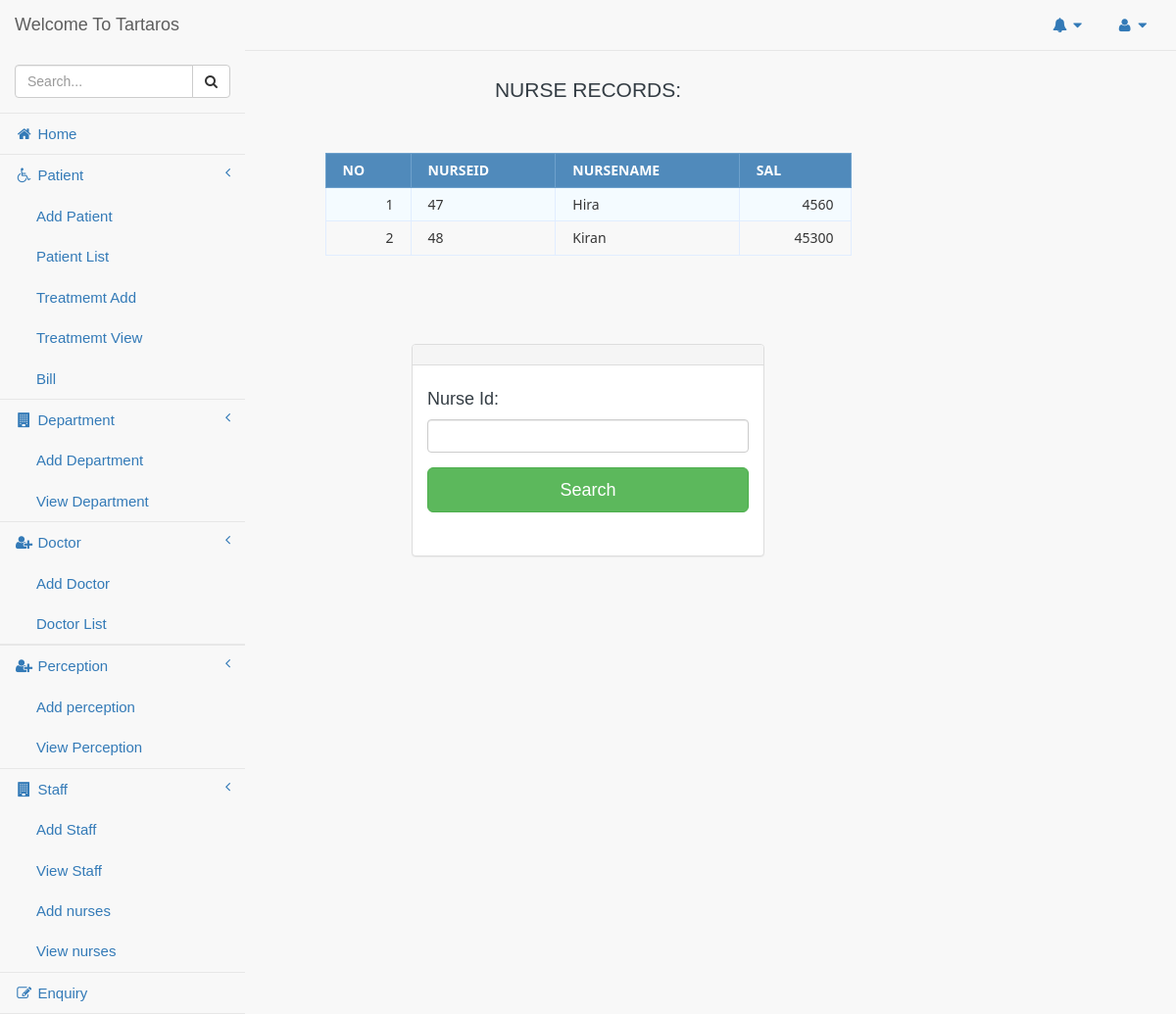
The app's page /pages/nursesview.php with its own data.
### tables this page shows
CREATE TABLE `nurse` (
  `NURSEID` int(11) NOT NULL,
  `NURNAME` varchar(50) DEFAULT NULL,
  `DEPT_DEPTID` int(11) NOT NULL,
  `SAL` double DEFAULT NULL
);

### pages/nursesview.php (the view, shortened to what this page needs)
<?php
$conn = new mysqli("localhost","root","","hospital");
$sql = 'SELECT * FROM nurse';
$query = mysqli_query($conn, $sql);
?>
<!DOCTYPE html>
<html lang="en">
<head>
    <link href="../vendor/bootstrap/css/bootstrap.min.css" rel="stylesheet">
    <link href="../vendor/metisMenu/metisMenu.min.css" rel="stylesheet">
    <link href="../dist/css/sb-admin-2.css" rel="stylesheet">
    <link href="../vendor/morrisjs/morris.css" rel="stylesheet">
    <link href="../vendor/font-awesome/css/font-awesome.css" rel="stylesheet" type="text/css">
</head>
<body >
<div class="">
   <div id="wrapper" >
        <nav class="navbar navbar-default navbar-static-top " role="navigation" style="margin-bottom: 0">
            <div class="navbar-header">
                <a class=" navbar-brand" href="index.html" >Welcome To Tartaros</a>
            </div>
            <ul class=" nav navbar-top-links navbar-right">
                <li class="dropdown">
                    <a class="dropdown-toggle" data-toggle="dropdown" href="#">
                        <i class="fa fa-bell fa-fw"></i> <i class="fa fa-caret-down"></i>
                    </a>
                </li>
                <li class="dropdown">
                    <a class="dropdown-toggle" data-toggle="dropdown" href="#">
                        <i class="fa fa-user fa-fw"></i> <i class="fa fa-caret-down"></i>
                    </a>
                </li>
            </ul>
            <div class="navbar-default sidebar" role="navigation">
                <div class="sidebar-nav navbar-collapse">
                    <ul class="nav" id="side-menu">
                        <li class="sidebar-search">
                            <div class="input-group custom-search-form">
                                <input type="text" class="form-control" placeholder="Search...">
                                <span class="input-group-btn">
                                <button class="btn btn-default" type="button">
                                    <i class="fa fa-search"></i>
                                </button>
                            </span>
                            </div>
                        </li>
                        <li>
                            <a href="index.php"><i class="fa fa-dashboard fa-fw"></i> Home</a>
                        </li>
                        <li>
                            <a href="#"><i class="fa fa-bar-chart-o2 fa-fw"></i> Patient<span class="fa arrow"></span></a>
                            <ul class="nav nav-second-level">
                                <li>
                                    <a href="addpatient.php"> Add Patient</a>
                                </li>
                                <li>
                                    <a href="patientlist.php"> Patient List</a>
                                </li>
                                <li>
                                    <a href="treatmemtadd.php">Treatmemt Add</a>
                                </li>
                                <li>
                                    <a href="treatmemtview.php">Treatmemt View</a>
                                </li>
                                <li>
                                    <a href="bill.php">Bill</a>
                                </li>
                            </ul>
                        </li>
                        <li>
                            <a href="#"><i class="fa fa-bar-chart-o1 fa-fw"></i> Department<span class="fa arrow"></span></a>
                            <ul class="nav nav-second-level">
                                <li>
                                    <a href="addepartment.php">Add Department</a>
                                </li>
                                <li>
                                    <a href="viewDepartment.php">View Department</a>
                                </li>
                            </ul>
                        </li>
                        <li>
                            <a href="#"><i class="fa fa-bar-chart-o fa-fw"></i> Doctor<span class="fa arrow"></span></a>
                            <ul class="nav nav-second-level">
                                <li>
                                    <a href="adddoctor.php"> Add Doctor</a>
                                </li>
                                <li>
                                    <a href="doctorlist.php"> Doctor List</a>
                                </li>
                            </ul>
                        </li>
                        <li>
                         <li>
                            <a href="#"><i class="fa fa-bar-chart-o fa-fw"></i> Perception<span class="fa arrow"></span></a>
                            <ul class="nav nav-second-level">
                                <li>
                                    <a href="prec.php"> Add perception</a>
                                </li>
                                <li>
                                    <a href="preclist.php"> View Perception</a>
                                </li>
                            </ul>
                        </li>
                        <li>
                            <a href="#"><i class="fa fa-bar-chart-o1 fa-fw"></i> Staff<span class="fa arrow"></span></a>
                            <ul class="nav nav-second-level">
                                <li>
                                    <a href="staffadd.php">Add Staff</a>
                                </li>
                                <li>
                                    <a href="staffview.php">View Staff</a>
                                </li>
                                <li>
                                    <a href="nursesadd.php">Add nurses</a>
                                </li>
                                <li>
                                    <a href="nursesview.php">View nurses</a>
                                </li>
                            </ul>
                        </li>
                        <li>
                            <a href="#"><i class="fa fa-edit fa-fw"></i> Enquiry</a>
                        </li>
                    </ul>
                </div>
            </div>
        </nav>
    </div>
    <div class="container lead " style=" position: relative;">
        <h1 class="lead">Nurse Records:</h1>
        <br>
    <table class="data-table">
        <thead>
            <tr>
                <th>NO</th>
                <th>NURSEID</th>
                <th>NURSENAME</th>
                <th>SAL</th>
            </tr>
        </thead>
        <tbody>
        <?php
        $no     = 1;
        while ($row = mysqli_fetch_array($query))
        {
            echo '<tr>
                    <td>'.$no.'</td>
                    <td>'.$row['NURSEID'].'</td>
                    <td>'.$row['NURNAME'].'</td>
                    <td>'.$row['SAL'].'</td>
                </tr>';
        $no++;
        }
        ?>
        </tbody>
    </table>
    <div class="row">
            <div class="col-md-4 col-md-offset-4">
                <div class="login-panel panel panel-default">
                    <div class="panel-heading">
                    </div>
                    <div class="panel-body">
                        <form method="post" role="form">
                            <fieldset>
                                <div class="form-group">
                                    <h4>Nurse Id:</h4>
                                    <input class="form-control" type="text" name="id" id="id" autofocus required>
                                </div>
                                 <button type="submit" class="btn btn-lg btn-success btn-block" id="sub" name="sub">Search</button>
                            </fieldset>
                        </form>
                        <br>
                    </div>
                </div>
            </div>
        </div>
    </div>
    </div>
</body>
</html>

### pages/nursesview.php (style rules this page uses)
body { font-size: 15px; color: #343d44; font-family: "segoe-ui", "open-sans", tahoma, arial; padding: 0; margin: 0; }
table { margin: auto; font-family: "Lucida Sans Unicode", "Lucida Grande", "Segoe Ui"; font-size: 12px; }
h1 { margin: 25px auto 0; text-align: center; text-transform: uppercase; font-size: 17px; }
table td { transition: all .5s; }
.data-table { border-collapse: collapse; font-size: 14px; min-width: 537px; }
.data-table th, .data-table td { border: 1px solid #e1edff; padding: 7px 17px; }
.data-table thead th { background-color: #508abb; color: #FFFFFF; border-color: #6ea1cc !important; text-transform: uppercase; }
.data-table tbody td { color: #353535; }
.data-table tbody td:first-child, .data-table tbody td:nth-child(4), .data-table tbody td:last-child { text-align: right; }
.data-table tbody tr:nth-child(odd) td { background-color: #f4fbff; }

### records on screen
nurse: NURSEID "47", NURNAME "Hira", SAL "4560"
nurse: NURSEID "48", NURNAME "Kiran", SAL "45300"
